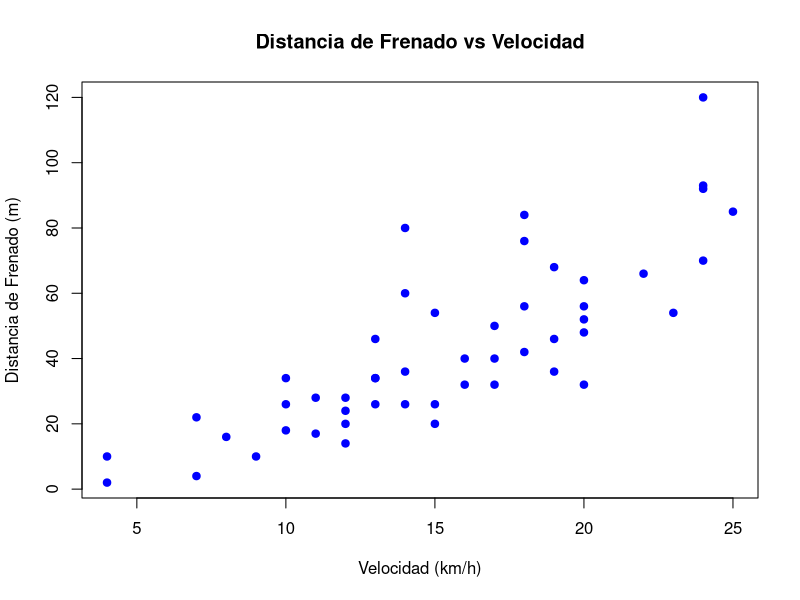
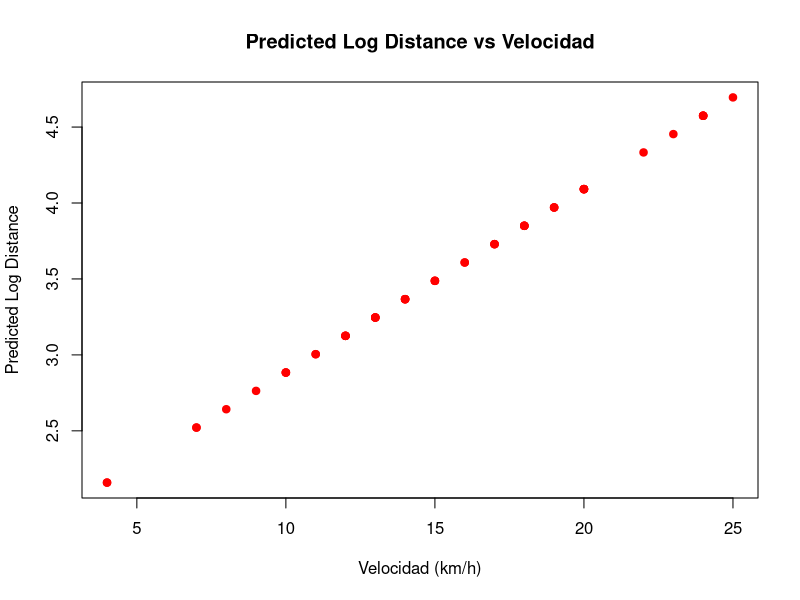
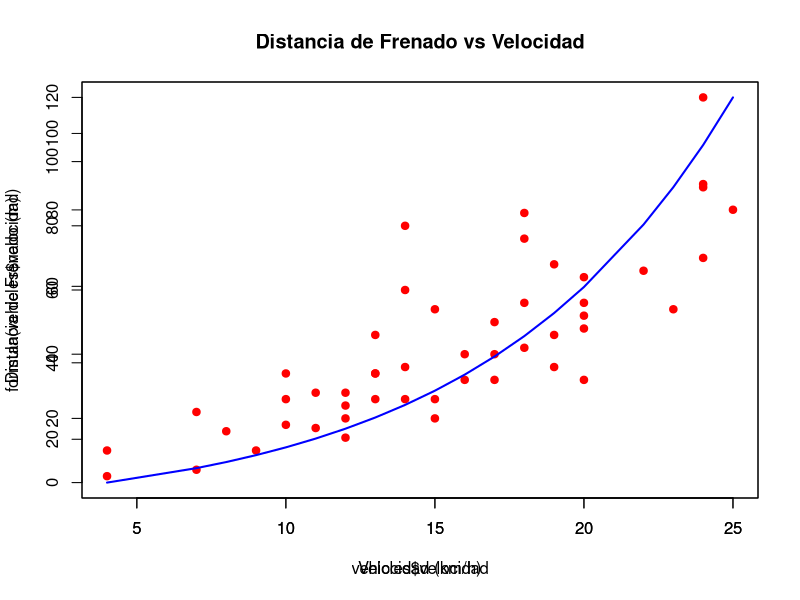

These figures' R source, in order:
# Exponencial model

library(openxlsx)
vehicles <- read.xlsx("mrl/class19022026/distancia_frenado.xlsx", sheet = 1)

# plot distance vs speed
plot(
  vehicles$velocidad,
  vehicles$distancia,
  main = "Distancia de Frenado vs Velocidad",
  xlab = "Velocidad (km/h)",
  ylab = "Distancia de Frenado (m)",
  pch = 19,
  col = "blue"
)

vehicles$log_distance <- log(vehicles$distancia)

model <-lm(log_distance ~ velocidad, data = vehicles)

# model$coefficients[[1]] # Intercept
# model$coefficients[[2]] # Slope
# summary(model)

vehicles$predicted_log_distance <- predict(model)
plot(
  vehicles$velocidad,
  vehicles$predicted_log_distance,
  main = "Predicted Log Distance vs Velocidad",
  xlab = "Velocidad (km/h)",
  ylab = "Predicted Log Distance",
  pch = 19,
  col = "red"
)

formula <- function(x) {
  exp(model$coefficients[[1]] + model$coefficients[[2]] * x)
  # exp(model$coefficients[[1]]) * exp(model$coefficients[[2]] * x)
}

# plot real data and model
plot(
  vehicles$velocidad,
  vehicles$distancia,
  xlim = c(4, 25),
  ylim = c(0, 120),
  main = "Distancia de Frenado vs Velocidad",
  xlab = "Velocidad (km/h)",
  ylab = "Distancia de Frenado (m)",
  pch = 19,
  col = "red",
)
par(new = T)
plot(
  vehicles$velocidad,
  formula(vehicles$velocidad),
  col = "blue",
  type = "l",
  lwd = 2
)
